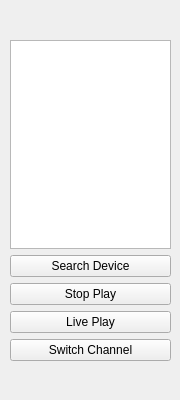
<ui version="4.0" >
 <class>searchDevice</class>
 <widget class="QWidget" name="searchDevice" >
  <property name="geometry" >
   <rect>
    <x>0</x>
    <y>0</y>
    <width>180</width>
    <height>400</height>
   </rect>
  </property>
  <property name="windowTitle" >
   <string>Form</string>
  </property>
  <widget class="QWidget" name="verticalLayout_3" >
   <property name="geometry" >
    <rect>
     <x>10</x>
     <y>40</y>
     <width>161</width>
     <height>321</height>
    </rect>
   </property>
   <layout class="QVBoxLayout" >
    <item>
     <layout class="QVBoxLayout" >
      <item>
       <widget class="QListView" name="listView_device" >
        <property name="movement" >
         <enum>QListView::Static</enum>
        </property>
        <property name="viewMode" >
         <enum>QListView::IconMode</enum>
        </property>
       </widget>
      </item>
      <item>
       <widget class="QPushButton" name="button_searchDevice" >
        <property name="text" >
         <string>Search Device</string>
        </property>
       </widget>
      </item>
      <item>
       <layout class="QVBoxLayout" >
        <item>
         <widget class="QPushButton" name="button_stopPlay" >
          <property name="text" >
           <string>Stop Play</string>
          </property>
         </widget>
        </item>
        <item>
         <widget class="QPushButton" name="button_livePlay" >
          <property name="text" >
           <string>Live Play</string>
          </property>
         </widget>
        </item>
        <item>
         <widget class="QPushButton" name="button_switchChannel" >
          <property name="text" >
           <string>Switch Channel</string>
          </property>
         </widget>
        </item>
       </layout>
      </item>
     </layout>
    </item>
   </layout>
  </widget>
 </widget>
 <resources/>
 <connections/>
</ui>
